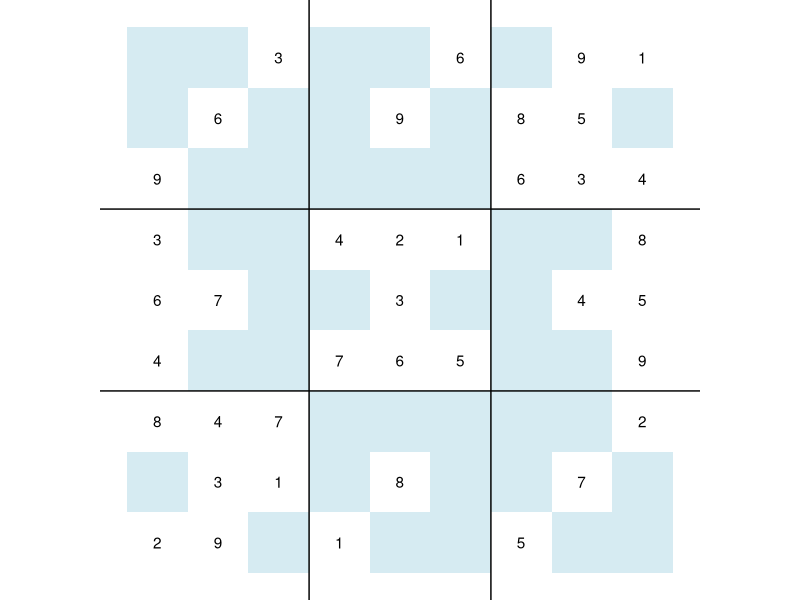

Recreate this plot in R.
library(tidyverse)

#### Notations ----

# vec and V_* are grid in vector form
# p is the position of an element in the vector (between 1 and 81)
# c, r and s are the number of the column, 
  # row and square of an element in the grid (between 0 and 9)
# 

### Example matrix ----

V_num <- 1:81

V_realgrid <- c(NA, NA, 9, 3, 6, 4, 8, NA, 2,
                NA, 6, NA, NA, 7, NA, 4, 3, 9,
                3, rep(NA, 5), 7, 1, rep(NA, 4),
                4, NA, 7, NA, NA, 1,
                NA, 9, NA, 2:3, 6, NA, 8, NA,
                6, NA, NA, 1, NA, 5, rep(NA, 4),
                8, 6, rep(NA, 5), 5,
                9, 5, 3, NA, 4, NA, NA, 7, NA,
                1, NA, 4, 8, 5, 9, 2, NA, NA)

V_hardcore <- c(NA, NA, 1, NA, 6, rep(NA, 4),
                5, NA, 2, NA, 9, 4, rep(NA, 4),
                8:9, 3, rep(NA, 3), 6, NA,
                9, NA, 3, 5, NA, 1, rep(NA, 4),
                5, rep(NA, 5), 1, rep(NA, 4),
                4, NA, 6, 3, NA, 5,
                NA, 7, rep(NA, 3), 8:9, 3, rep(NA, 4),
                6, 1, NA, 2, NA, 8,
                rep(NA, 4), 5, NA, 1, NA, NA)

V_hardcoremultiple <- c(NA, NA, NA, NA, NA, rep(NA, 4),
                        5, NA, 2, NA, 9, 4, rep(NA, 4),
                        8:9, 3, rep(NA, 3), 6, NA,
                        9, NA, 3, 5, NA, 1, rep(NA, 4),
                        5, rep(NA, 5), 1, rep(NA, 4),
                        4, NA, 6, 3, NA, 5,
                        NA, 7, rep(NA, 3), 8:9, 3, rep(NA, 4),
                        6, 1, NA, 2, NA, 8,
                        rep(NA, 4), NA, NA, 1, NA, NA)


### Plot matrix from the vector form (vec) ----
## Display the grid in a matrix form

plot_matrix <- function(vec, vec_na = rep(NA, length(vec)), fillcolor = "lightblue") {
  
  # Need to create a function with this snip
  
  if (class(vec) == "list") {
    vec <- vec$vector
  }
  
  df <- data.frame(vec = vec, X = 0:80 %/% 9, Y = 9 - 0:80 %% 9,
                   na = is.na(vec_na))
  
  ggplot(df, aes(X, Y)) +
    geom_rect(aes(xmin = X - 0.5, xmax = X + 0.5, ymin = Y - 0.5, ymax = Y + 0.5,
                  fill = na), alpha = 0.5) +
    scale_fill_manual(values = c("white", fillcolor)) +
    guides(fill = FALSE) +
    geom_text(aes(label = vec), na.rm = TRUE) +
    geom_vline(xintercept = c(2.5, 5.5)) +
    geom_hline(yintercept = c(3.5, 6.5)) +
    coord_fixed() +
    theme_void() 
}


plot_matrix(V_realgrid, V_realgrid)

### Create indexes for columns, rows and squares ----
## Lists of vector elements belonging to each rows, columns and squares

L_cols <- vector("list", 9)
L_rows <- vector("list", 9)
L_squares <- vector("list", 9)

for(i in 1:9){
  L_cols[[i]] <- which(0:80 %/% 9 == i-1)
  L_rows[[i]] <- which(0:80 %% 9 == i-1)
}

for(i in 1:3){
  for(j in 1:3){
    L_squares[[3*(j-1)+i]] <- 
      which((0:80 %% 9) %in% ((3*(i-1)):(3*i-1)) & 
              (0:80 %/% 9) %in% ((3*(j-1)):(3*j-1)))
  }
}

rm(i, j)

L_all <- c(L_cols, L_rows, L_squares)


### Get grid position (c, r, s) from vector position (p) ----
## Returns a list made up of row, column and square numbers

grid_position <- function(p){
  c <- (p-1) %/% 9 + 1
  r <- (p-1) %% 9 + 1
  s <- 3 * ((c-1) %/% 3) + (r-1) %/% 3 + 1
  list(c, r, s)
}


### Give the authorized numbers for a position (p) ----
## Returns integer(0) if the completion is not possible

authorized_numbers <- function(vec, p){
  crs_position <- grid_position(p)
  indexes <- 
    c(L_cols[[crs_position[[1]]]], L_rows[[crs_position[[2]]]], L_squares[[crs_position[[3]]]])
  unauthorized_numbers <- vec[indexes]
  base::setdiff(1:9, unauthorized_numbers)
}


### Check if a vector (vec) is complete (ie full without repetition) ----
## Return TRUS/FALSE

is_complete <- function(vec){
  bool <- sapply(L_all, function(x) setequal(1:9, vec[x]))
  all(bool)
}


